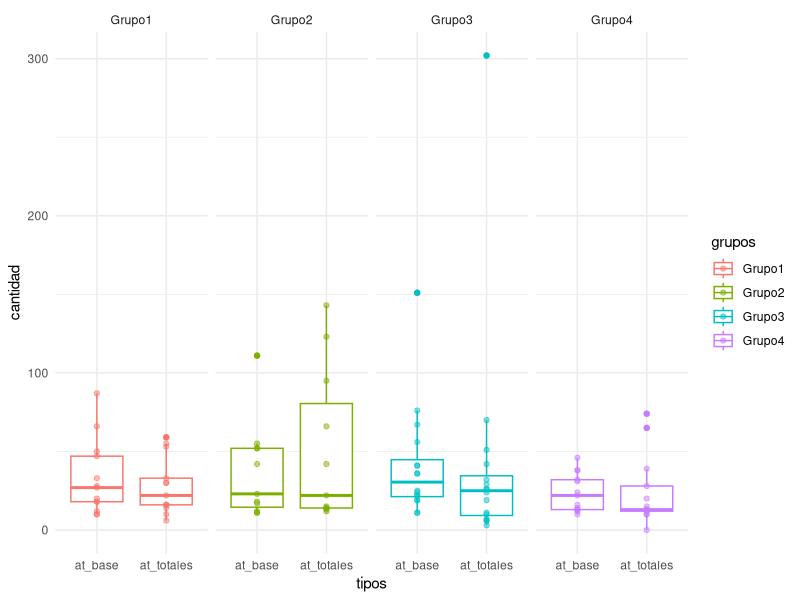

Write the R code that produced this figure.
## ---- chunk 1
library(pwr)
library(dplyr)

library(ggplot2)
library(tidyr)
## ---- chunk 2
epilepsy <- MASS::epil
epilepsy
## ---- chunk 3
pwr.t.test(n = NULL,
           d = 0.2,
           sig.level = 0.05,
           type = "one.sample",
           alternative = "greater",
           power = 0.2)
## ---- chunk 4
ep_filtered <- epilepsy %>% 
  filter(base >= 10, trt == "placebo" |trt == "progabide") %>% 
  mutate(
    grupos = case_when(
      age < 30 & trt == "placebo" ~ "Grupo1",
      age >= 30 & trt == "placebo" ~ "Grupo2",
      age < 30 & trt == "progabide" ~ "Grupo3",
      age >= 30 & trt == "progabide" ~ "Grupo4", 
      TRUE ~ as.character(NA)
    ))
## ---- chunk 5
ep_resumen <- ep_filtered %>% 
  group_by(grupos, subject) %>% 
  summarise(at_totales = sum(y), at_base = unique(base)) %>% 
  mutate(
    grupos = factor(
      grupos, 
      levels = c("Grupo1", "Grupo2", "Grupo3", "Grupo4"), 
      labels = c("Grupo1", "Grupo2", "Grupo3", "Grupo4")
    ), 
    subject = factor(
      subject, 
      levels = sort(subject),
      labels = sort(subject),
    ))
## ---- chunk 6
ep_resumen
## ---- chunk 7
ep_comparacion <- ep_resumen %>% 
  pivot_longer(at_totales:at_base, names_to = "tipos", values_to = "cantidad") 
## ---- chunk 8
ggplot(ep_comparacion) +
  geom_boxplot(aes(x = tipos, y = cantidad, color = grupos)) +
  geom_point(aes(x = tipos, y= cantidad, color = grupos), alpha = 0.5) +
  theme_minimal() +
  facet_grid(.~grupos)
## ---- chunk 9
Grupo1 <- ep_resumen %>% 
  filter(grupos == "Grupo1")
Grupo2 <- ep_resumen %>% 
  filter(grupos == "Grupo2")
Grupo3 <- ep_resumen %>% 
  filter(grupos == "Grupo3")
Grupo4 <- ep_resumen %>% 
  filter(grupos == "Grupo4")
## ---- chunk 10
shapiro.test(Grupo4$at_totales)
## ---- chunk 11
shapiro.test(Grupo4$at_base)
## ---- chunk 12
#Los ataques durante el tratamiento del grupo 2 y los ataques base del grupo 4 no son normales
